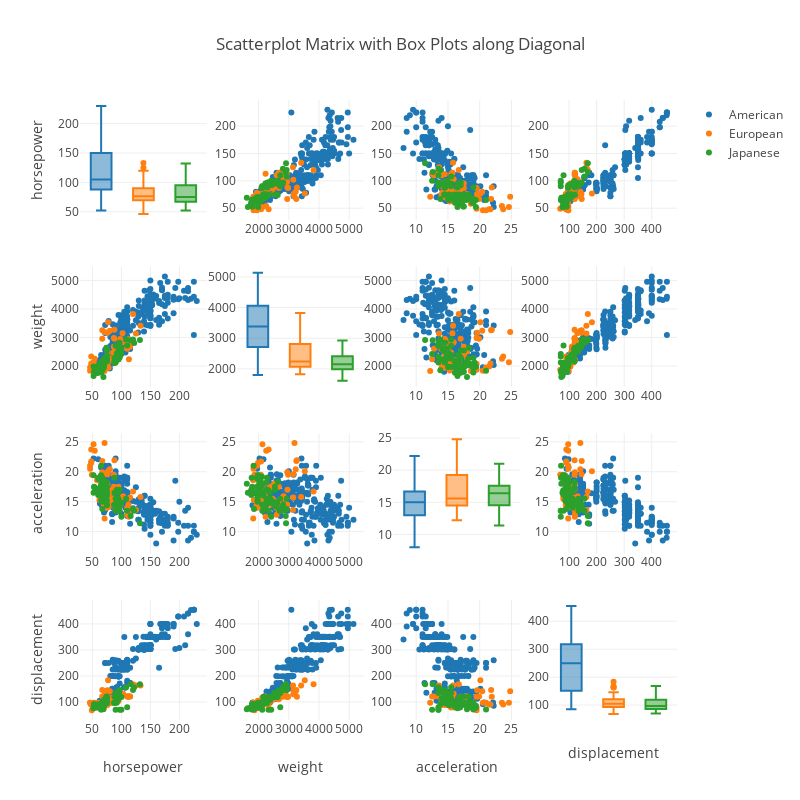

Here is the notebook cell this chart was saved with:
### Markdown cell above
## Scatterplot Matrix with Box Plots along Diagonal
The following function will visualize your data by a scatterplot matrix with box plots along diagonal. When prompted, please input the filename of your data, the attributes you want to analyze as the dimensions of the matrix, and the classes or groups which your want to observe by. To input the attributes, please separate attribute names with commas.   

Moreover, if you want to use your own dataset, please make sure it follows the format of these given datasets. Specifically, the first row needs to be variable names and the rest rows can be either categorical or numerical values belonging to different variables. To avoid bugs, make sure there are no missing values in your dataset. Meanwhile, it's suggested to use numerical variables as the attributes and a categorical variable as the class since following this convention would make the visualization more meaningful.

### Code cell
ScatterPlotMatrix()
